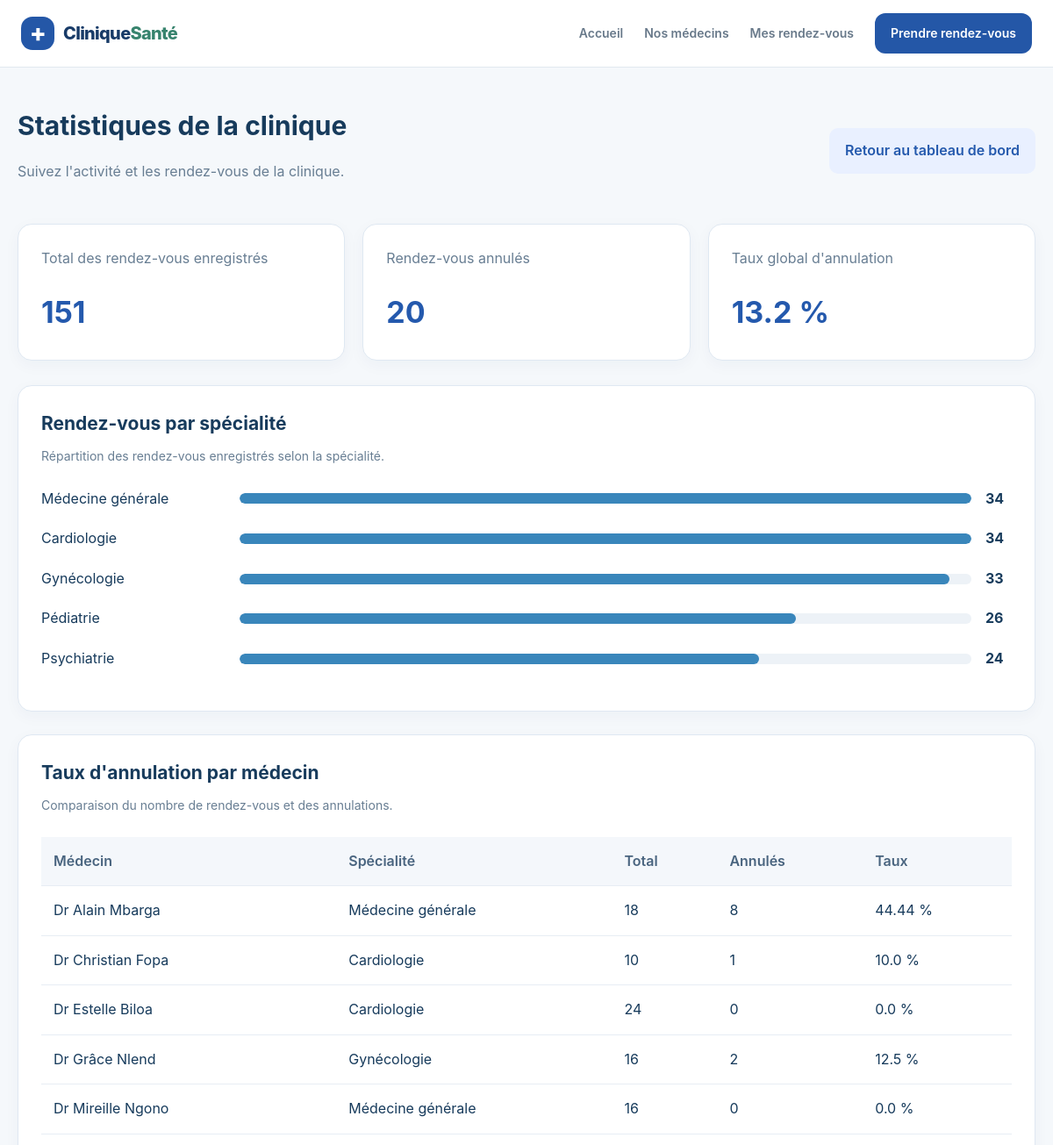
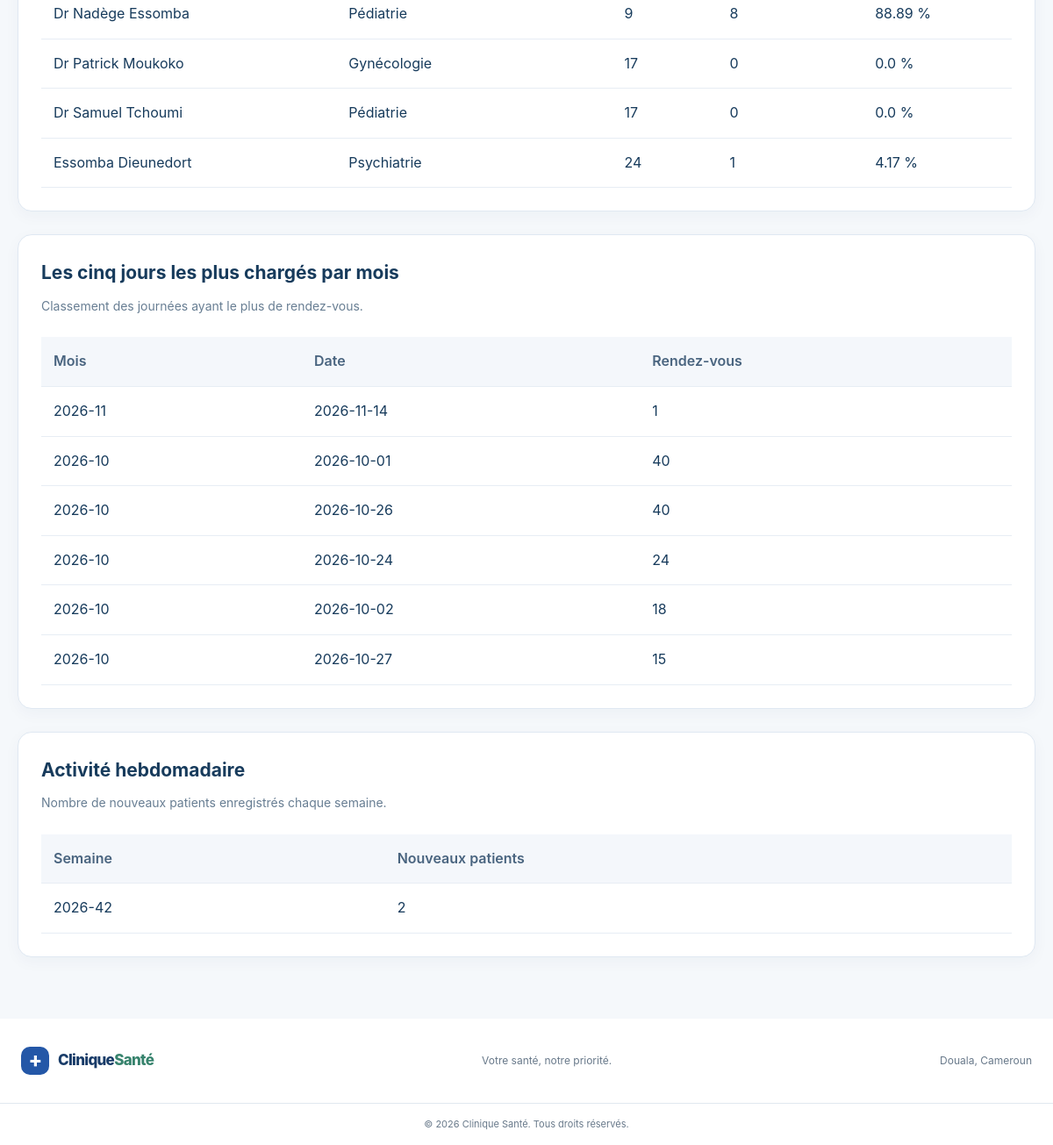
Page /admin/statistiques (signed in) on the committed database (2 pictures, top to bottom).
### tables this page shows
CREATE TABLE medecins (
    id INTEGER PRIMARY KEY AUTOINCREMENT,
    nom TEXT NOT NULL,
    specialite TEXT NOT NULL,
    photo TEXT,
    jours_consultation TEXT NOT NULL
);

### app.py (the view)
@app.route("/admin/statistiques")
@administrateur_requis
def page_statistiques():
    statistiques = api_statistiques()
    return render_template("admin/statistiques.html", statistiques=statistiques)

### app.py (called while the page is built)
def administrateur_requis(fonction):
    @wraps(fonction)
    def fonction_protegee(*args, **kwargs):
        if "administrateur_id" not in session:
            return redirect(url_for("connexion_admin"))
        return fonction(*args, **kwargs)
    return fonction_protegee

@app.teardown_appcontext
def fermer_connexion(exception=None):
    connexion = g.pop("connexion", None)
    if connexion is not None:
        connexion.close()

### database/db.py (called while the page is built)
def get_db():
    if "connexion" not in g:
        g.connexion = sqlite3.connect(CHEMIN_BASE)
        g.connexion.row_factory = sqlite3.Row
        g.connexion.execute("PRAGMA foreign_keys = ON")
    return g.connexion

### templates/admin/statistiques.html (shortened to what this page needs)
{% extends "base.html" %}
{% block content %}
<div class="stats-page">
    <div class="stats-header">
        <div>
            <h1>Statistiques de la clinique</h1>
            <p>Suivez l'activité et les rendez-vous de la clinique.</p>
        </div>
        <a href="{{ url_for('tableau_de_bord') }}" class="stats-back">
            Retour au tableau de bord
        </a>
    </div>
    {% set total_rendez_vous = namespace(valeur=0) %}
    {% set total_annules = namespace(valeur=0) %}
    {% for ligne in statistiques.rendez_vous_par_specialite %}
        {% set total_rendez_vous.valeur = total_rendez_vous.valeur + ligne.total %}
    {% endfor %}
    {% for medecin in statistiques.taux_annulation_par_medecin %}
        {% set total_annules.valeur = total_annules.valeur + medecin.rendez_vous_annules %}
    {% endfor %}
    {% if total_rendez_vous.valeur > 0 %}
        {% set taux_global = (total_annules.valeur * 100 / total_rendez_vous.valeur)|round(1) %}
    {% else %}
        {% set taux_global = 0 %}
    {% endif %}
    <div class="stats-cards">
        <article class="stats-card">
            <p>Total des rendez-vous enregistrés</p>
            <strong>{{ total_rendez_vous.valeur }}</strong>
        </article>
        <article class="stats-card">
            <p>Rendez-vous annulés</p>
            <strong>{{ total_annules.valeur }}</strong>
        </article>
        <article class="stats-card">
            <p>Taux global d'annulation</p>
            <strong>{{ taux_global }} %</strong>
        </article>
    </div>
    <section class="stats-section">
        <h2>Rendez-vous par spécialité</h2>
        <p class="stats-description">
            Répartition des rendez-vous enregistrés selon la spécialité.
        </p>
        {% set maximum = namespace(valeur=1) %}
        {% for ligne in statistiques.rendez_vous_par_specialite %}
            {% if ligne.total > maximum.valeur %}
                {% set maximum.valeur = ligne.total %}
            {% endif %}
        {% endfor %}
        {% for ligne in statistiques.rendez_vous_par_specialite %}
            {% set pourcentage = ((ligne.total * 100 / maximum.valeur)|round(0)|int) %}
            <div class="stats-bar-row">
                <span>{{ ligne.specialite }}</span>
                <div class="stats-bar-track">
                    <div class="stats-bar-fill"
                         style="width: {{ pourcentage }}%">
                    </div>
                </div>
                <strong>{{ ligne.total }}</strong>
            </div>
        {% else %}
            <p>Aucun rendez-vous enregistré pour le moment.</p>
        {% endfor %}
    </section>
    <section class="stats-section">
        <h2>Taux d'annulation par médecin</h2>
        <p class="stats-description">
            Comparaison du nombre de rendez-vous et des annulations.
        </p>
        <div class="stats-table-wrapper">
            <table class="stats-table">
                <thead>
                    <tr>
                        <th>Médecin</th>
                        <th>Spécialité</th>
                        <th>Total</th>
                        <th>Annulés</th>
                        <th>Taux</th>
                    </tr>
                </thead>
                <tbody>
                    {% for medecin in statistiques.taux_annulation_par_medecin %}
                    <tr>
                        <td>{{ medecin.medecin }}</td>
                        <td>{{ medecin.specialite }}</td>
                        <td>{{ medecin.total_rendez_vous }}</td>
                        <td>{{ medecin.rendez_vous_annules }}</td>
                        <td>{{ medecin.taux_annulation }} %</td>
                    </tr>
                    {% else %}
                    <tr>
                        <td colspan="5">Aucun médecin trouvé.</td>
                    </tr>
                    {% endfor %}
                </tbody>
            </table>
        </div>
    </section>
    <section class="stats-section">
        <h2>Les cinq jours les plus chargés par mois</h2>
        <p class="stats-description">
            Classement des journées ayant le plus de rendez-vous.
        </p>
        <div class="stats-table-wrapper">
            <table class="stats-table">
                <thead>
                    <tr>
                        <th>Mois</th>
                        <th>Date</th>
                        <th>Rendez-vous</th>
                    </tr>
                </thead>
                <tbody>
                    {% for mois, jours in statistiques.cinq_jours_plus_charges_par_mois.items() %}
                        {% for jour in jours %}
                        <tr>
                            <td>{{ mois }}</td>
                            <td>{{ jour.date }}</td>
                            <td>{{ jour.total_rendez_vous }}</td>
                        </tr>
                        {% endfor %}
                    {% else %}
                    <tr>
                        <td colspan="3">Aucune donnée disponible.</td>
                    </tr>
                    {% endfor %}
                </tbody>
            </table>
        </div>
    </section>
    <section class="stats-section">
        <h2>Activité hebdomadaire</h2>
        <p class="stats-description">
            Nombre de nouveaux patients enregistrés chaque semaine.
        </p>
        <div class="stats-table-wrapper">
            <table class="stats-table">
                <thead>
                    <tr>
                        <th>Semaine</th>
                        <th>Nouveaux patients</th>
                    </tr>
                </thead>
                <tbody>
                    {% for ligne in statistiques.nouveaux_patients_par_semaine %}
                    <tr>
                        <td>{{ ligne.semaine }}</td>
                        <td>{{ ligne.total }}</td>
                    </tr>
                    {% else %}
                    <tr>
                        <td colspan="2">Aucune donnée disponible.</td>
                    </tr>
                    {% endfor %}
                </tbody>
            </table>
        </div>
    </section>
</div>
{% endblock %}

### rows in the picture
medecins: medecin "Dr Alain Mbarga", specialite "Médecine générale", total_rendez_vous "18", rendez_vous_annules "8", taux_annulation "44.44"
medecins: medecin "Dr Christian Fopa", specialite "Cardiologie", total_rendez_vous "10", rendez_vous_annules "1", taux_annulation "10.0"
medecins: medecin "Dr Estelle Biloa", specialite "Cardiologie", total_rendez_vous "24", rendez_vous_annules "0", taux_annulation "0.0"
medecins: medecin "Dr Grâce Nlend", specialite "Gynécologie", total_rendez_vous "16", rendez_vous_annules "2", taux_annulation "12.5"
medecins: medecin "Dr Mireille Ngono", specialite "Médecine générale", total_rendez_vous "16", rendez_vous_annules "0", taux_annulation "0.0"
medecins: medecin "Dr Nadège Essomba", specialite "Pédiatrie", total_rendez_vous "9", rendez_vous_annules "8", taux_annulation "88.89"
medecins: medecin "Dr Patrick Moukoko", specialite "Gynécologie", total_rendez_vous "17", rendez_vous_annules "0", taux_annulation "0.0"
medecins: medecin "Dr Samuel Tchoumi", specialite "Pédiatrie", total_rendez_vous "17", rendez_vous_annules "0", taux_annulation "0.0"
medecins: medecin "Essomba Dieunedort", specialite "Psychiatrie", total_rendez_vous "24", rendez_vous_annules "1", taux_annulation "4.17"

### other values in the picture
{{ total_rendez_vous.valeur }} "151"
{{ total_annules.valeur }} "20"
{{ taux_global }} "13.2"
{{ ligne.specialite }} "Médecine générale" "Cardiologie" "Gynécologie" "Pédiatrie" "Psychiatrie"
{{ ligne.total }} "34" "34" "33" "26" "24"
{{ mois }} "2026-11" "2026-10" "2026-10" "2026-10" "2026-10" "2026-10"
{{ jour.date }} "2026-11-14" "2026-10-01" "2026-10-26" "2026-10-24" "2026-10-02" "2026-10-27"
{{ jour.total_rendez_vous }} "1" "40" "40" "24" "18" "15"
{{ ligne.semaine }} "2026-42"
{{ ligne.total }} "2"
